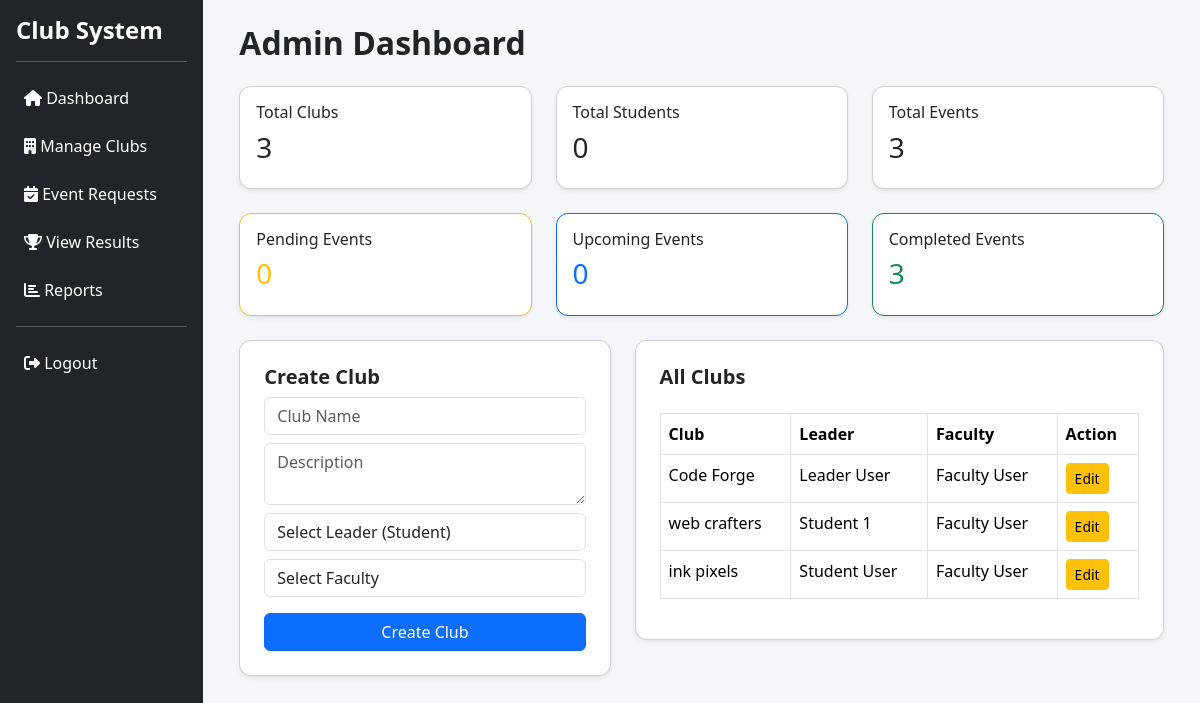
Page /admin/dashboard.php (signed in) on the committed database.
### tables this page shows
CREATE TABLE `clubs` (
  `club_id` int(11) NOT NULL,
  `club_name` varchar(100) NOT NULL,
  `description` text DEFAULT NULL,
  `leader_id` int(11) DEFAULT NULL,
  `faculty_id` int(11) DEFAULT NULL,
  `created_at` timestamp NOT NULL DEFAULT current_timestamp()
);

CREATE TABLE `users` (
  `user_id` int(11) NOT NULL,
  `name` varchar(100) NOT NULL,
  `email` varchar(100) NOT NULL,
  `password` varchar(255) NOT NULL,
  `role` enum('admin','leader','student','faculty') NOT NULL,
  `status` enum('active','inactive') DEFAULT 'active',
  `created_at` timestamp NOT NULL DEFAULT current_timestamp(),
  `reset_token` varchar(255) DEFAULT NULL,
  `reset_token_expiry` datetime DEFAULT NULL
);

### src/admin/dashboard.php (the view, shortened to what this page needs)
<?php
include "../config/db.php";
include "../includes/header.php";
include "../includes/sidebar.php";
$total_clubs = mysqli_fetch_row(mysqli_query($conn, "SELECT COUNT(*) FROM clubs"))[0];
$total_students = mysqli_fetch_row(mysqli_query($conn, "SELECT COUNT(*) FROM users WHERE role='student'"))[0];
$total_events = mysqli_fetch_row(mysqli_query($conn, "SELECT COUNT(*) FROM events WHERE approval_status='approved'"))[0];
$pending_events = mysqli_fetch_row(mysqli_query($conn, "SELECT COUNT(*) FROM events WHERE approval_status='pending'"))[0];
$upcoming_events = mysqli_fetch_row(mysqli_query($conn,"
    SELECT COUNT(*) FROM events
    WHERE approval_status='approved' AND event_date >= CURDATE()
"))[0];
$completed_events = mysqli_fetch_row(mysqli_query($conn,"
    SELECT COUNT(*) FROM events
    WHERE approval_status='approved' AND event_date < CURDATE()
"))[0];
$clubs = mysqli_query($conn,"
    SELECT c.club_id, c.club_name,
           u1.name AS leader_name,
           u2.name AS faculty_name
    FROM clubs c
    LEFT JOIN users u1 ON c.leader_id = u1.user_id
    LEFT JOIN users u2 ON c.faculty_id = u2.user_id
");
?>
<div class="container-fluid">
<h2 class="mb-4">Admin Dashboard</h2>
<div class="row mb-4">
    <div class="col-md-4">
        <div class="card p-3 shadow-sm dashboard-card">
            <h6>Total Clubs</h6>
            <h3><?= $total_clubs ?></h3>
        </div>
    </div>
    <div class="col-md-4">
        <div class="card p-3 shadow-sm dashboard-card">
            <h6>Total Students</h6>
            <h3><?= $total_students ?></h3>
        </div>
    </div>
    <div class="col-md-4">
        <div class="card p-3 shadow-sm dashboard-card">
            <h6>Total Events</h6>
            <h3><?= $total_events ?></h3>
        </div>
    </div>
</div>
<div class="row mb-4">
    <div class="col-md-4">
        <a href="events_list.php?type=pending" class="text-decoration-none">
            <div class="card p-3 shadow-sm dashboard-card border-warning">
                <h6>Pending Events</h6>
                <h3 class="text-warning"><?= $pending_events ?></h3>
            </div>
        </a>
    </div>
    <div class="col-md-4">
        <a href="events_list.php?type=upcoming" class="text-decoration-none">
            <div class="card p-3 shadow-sm dashboard-card border-primary">
                <h6>Upcoming Events</h6>
                <h3 class="text-primary"><?= $upcoming_events ?></h3>
            </div>
        </a>
    </div>
    <div class="col-md-4">
        <a href="events_list.php?type=completed" class="text-decoration-none">
            <div class="card p-3 shadow-sm dashboard-card border-success">
                <h6>Completed Events</h6>
                <h3 class="text-success"><?= $completed_events ?></h3>
            </div>
        </a>
    </div>
</div>
<div class="row">
    <div class="col-md-5">
        <div class="card p-4 shadow-sm">
            <h5>Create Club</h5>
            <form method="post">
                <input type="text" name="club_name" class="form-control mb-2" placeholder="Club Name" required>
                <textarea name="description" class="form-control mb-2" placeholder="Description"></textarea>
                <select name="leader_id" class="form-control mb-2" required>
                    <option value="">Select Leader (Student)</option>
                </select>
                <select name="faculty_id" class="form-control mb-3" required>
                    <option value="">Select Faculty</option>
                </select>
                <button class="btn btn-primary w-100">Create Club</button>
            </form>
        </div>
    </div>
    <div class="col-md-7">
        <div class="card p-4 shadow-sm">
            <h5>All Clubs</h5>
            <table class="table table-bordered mt-3">
                <tr>
                    <th>Club</th>
                    <th>Leader</th>
                    <th>Faculty</th>
                    <th>Action</th>
                </tr>
                <?php while($c=mysqli_fetch_assoc($clubs)){ ?>
                <tr>
                    <td><?= $c['club_name'] ?></td>
                    <td><?= $c['leader_name'] ?></td>
                    <td><?= $c['faculty_name'] ?></td>
                    <td>
                        <a href="club_edit.php?id=<?= $c['club_id'] ?>" class="btn btn-warning btn-sm">
                            Edit
                        </a>
                    </td>
                </tr>
                <?php } ?>
            </table>
        </div>
    </div>
</div>
</div>
<?php include "../includes/footer.php"; ?>

### src/includes/header.php (shortened to what this page needs)
<!DOCTYPE html>
<html>
<head>
    <link href="https://cdn.jsdelivr.net/npm/bootstrap@5.3.2/dist/css/bootstrap.min.css" rel="stylesheet">
    <link href="https://cdnjs.cloudflare.com/ajax/libs/font-awesome/6.5.1/css/all.min.css" rel="stylesheet">
    <link href="https://unpkg.com/aos@2.3.4/dist/aos.css" rel="stylesheet">
    <link href="../assets/css/style.css" rel="stylesheet">
</head>
<body>

### src/includes/sidebar.php (shortened to what this page needs)
<div class="d-flex">
    <div class="bg-dark text-white p-3 sidebar" style="width:240px; min-height:100vh;">
        <h4 class="mb-3">Club System</h4>
        <hr>
        <a href="../<?php echo $_SESSION['role']; ?>/dashboard.php" class="d-block text-white mb-2">
            <i class="fa fa-home"></i> Dashboard
        </a>
        <?php if ($_SESSION['role'] == 'admin') { ?>
            <a href="../admin/clubs_manage.php" class="d-block text-white mb-2">
                <i class="fa fa-building"></i> Manage Clubs
            </a>
            <a href="../admin/events.php" class="d-block text-white mb-2">
                <i class="fa fa-calendar-check"></i> Event Requests
            </a>
            <a href="../admin/results.php" class="d-block text-white mb-2">
                <i class="fa fa-trophy"></i> View Results
            </a>
            <a href="../admin/reports.php" class="d-block text-white mb-2">
                <i class="fa fa-chart-bar"></i> Reports
            </a>
        <?php } ?>
        <hr>
        <a href="../auth/logout.php" class="d-block text-white">
            <i class="fa fa-sign-out-alt"></i> Logout
        </a>
    </div>
    <div class="p-4 w-100">

### src/includes/footer.php (shortened to what this page needs)
    </div>
</div>
</body>
</html>

### src/assets/css/style.css (style rules this page uses)
body { background-color: #f4f6f9; font-family: 'Segoe UI', sans-serif; }
.sidebar a { padding: 8px; border-radius: 5px; text-decoration: none; }
.card { border-radius: 12px; }
.table { background: #fff; }
h2, h4, h5 { font-weight: 600; }

### rows in the picture
clubs: club_name "Code Forge", leader.name "Leader User", faculty.name "Faculty User"
clubs: club_name "web crafters", leader.name "Student 1", faculty.name "Faculty User"
clubs: club_name "ink pixels", leader.name "Student User", faculty.name "Faculty User"

### other values in the picture
$total_clubs "3"
$total_students "0"
$total_events "3"
$pending_events "0"
$upcoming_events "0"
$completed_events "3"
